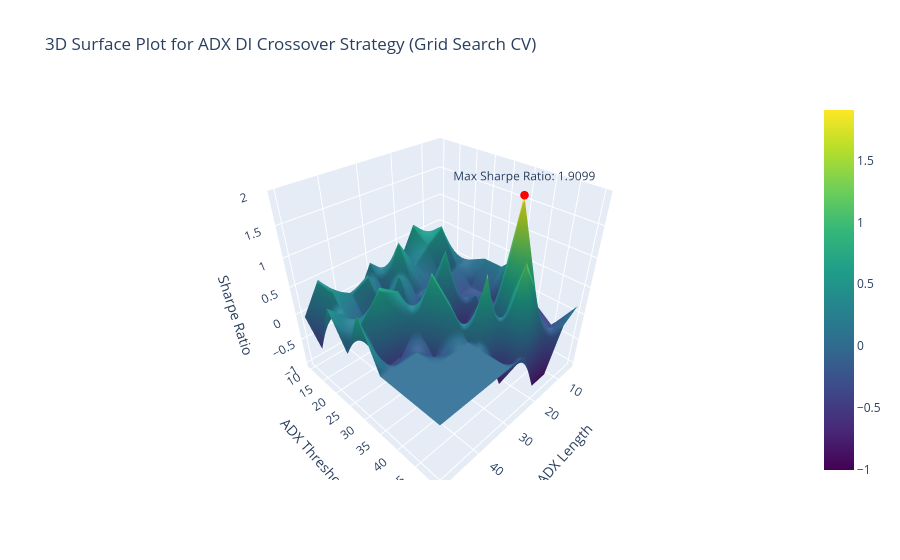

Notebook source saved alongside this figure:
### Code cell
# Ensure results were populated
if not results:
    print("No valid results found. Check strategy implementation and data.")
else:
    # Extract parameter values and Sharpe Ratios
    x_vals = [params['adx_length'] for params, _ in results]
    y_vals = [params['adx_threshold'] for params, _ in results]
    z_vals = [sharpe for _, sharpe in results]

    # Create grid for surface plot
    x_grid, y_grid = np.meshgrid(np.unique(x_vals), np.unique(y_vals))
    z_grid = np.zeros_like(x_grid, dtype=float)

    # Populate the z values based on the unique x and y values
    for i, x in enumerate(np.unique(x_vals)):
        for j, y in enumerate(np.unique(y_vals)):
            sharpe_values = [z for (xi, yi), z in zip(zip(x_vals, y_vals), z_vals) if xi == x and yi == y]
            if sharpe_values:
                z_grid[j, i] = max(sharpe_values)

    # Find the highest Sharpe Ratio
    max_sharpe_idx = np.unravel_index(np.argmax(z_grid, axis=None), z_grid.shape)
    max_sharpe_value = z_grid[max_sharpe_idx]
    best_adx_length = x_grid[max_sharpe_idx]
    best_adx_threshold = y_grid[max_sharpe_idx]

    # Plotly 3D surface plot
    fig = go.Figure(data=[go.Surface(x=x_grid, y=y_grid, z=z_grid, colorscale='Viridis')])

    # Add a scatter point for the maximum Sharpe Ratio
    fig.add_trace(go.Scatter3d(
        x=[best_adx_length],
        y=[best_adx_threshold],
        z=[max_sharpe_value],
        mode='markers+text',
        marker=dict(size=5, color='red'),
        text=[f'Max Sharpe Ratio: {max_sharpe_value:.4f}'],
        textposition='top center'
    ))

    fig.update_layout(title='3D Surface Plot for ADX DI Crossover Strategy (Grid Search CV)', scene=dict(
        xaxis_title='ADX Length',
        yaxis_title='ADX Threshold',
        zaxis_title='Sharpe Ratio'
    ))
    fig.show()

# Print the best parameters and metrics
    print("Best Parameters:", {"adx_length": best_adx_length, "adx_threshold": best_adx_threshold})
    print("Best Sharpe Ratio:", max_sharpe_value)
    best_result = adx_di_crossover_strategy(data.copy(), adx_length=best_adx_length, adx_threshold=best_adx_threshold)
    best_metrics = performance_metrics(best_result,timeframe)
    print("Average Return:", best_metrics.get('Average Return', 'N/A'))
    print("Maximum Drawdown:", best_metrics.get('Maximum Drawdown', 'N/A'))
    print("Calmar Ratio:", best_metrics.get('Calmar Ratio', 'N/A'))
    print("Number of Trades:", best_metrics.get('Number of Trades', 'N/A'))

### Figure 1 — Plotly figure (JSON) as saved in the notebook; plotly's stock layout.template omitted (floating-point values rounded to 4 significant figures)
{"data": [{"colorscale": [[0, "#440154"], [0.1111, "#482878"], [0.2222, "#3e4989"], [0.3333, "#31688e"], [0.4444, "#26828e"], [0.5556, "#1f9e89"], [0.6667, "#35b779"], [0.7778, "#6ece58"], [0.8889, "#b5de2b"], [1, "#fde725"]], "type": "surface", "x": [[5, 10, 15, 20, 25, 30, 35, 40, 45, 50], [5, 10, 15, 20, 25, 30, 35, 40, 45, 50], [5, 10, 15, 20, 25, 30, 35, 40, 45, 50], [5, 10, 15, 20, 25, 30, 35, 40, 45, 50], [5, 10, 15, 20, 25, 30, 35, 40, 45, 50], [5, 10, 15, 20, 25, 30, 35, 40, 45, 50], [5, 10, 15, 20, 25, 30, 35, 40, 45, 50], [5, 10, 15, 20, 25, 30, 35, 40, 45, 50], [5, 10, 15, 20, 25, 30, 35, 40, 45, 50]], "y": [[10, 10, 10, 10, 10, 10, 10, 10, 10, 10], [15, 15, 15, 15, 15, 15, 15, 15, 15, 15], [20, 20, 20, 20, 20, 20, 20, 20, 20, 20], [25, 25, 25, 25, 25, 25, 25, 25, 25, 25], [30, 30, 30, 30, 30, 30, 30, 30, 30, 30], [35, 35, 35, 35, 35, 35, 35, 35, 35, 35], [40, 40, 40, 40, 40, 40, 40, 40, 40, 40], [45, 45, 45, 45, 45, 45, 45, 45, 45, 45], [50, 50, 50, 50, 50, 50, 50, 50, 50, 50]], "z": [[-0.024, 0.4059, 0.6941, 0.1383, 0.04391, 0.3521, -0.1984, -0.00709, 0.4815, -0.04944], [-0.06343, 0.6796, 0.4165, 0.1893, 0.7439, -0.1534, 0.4304, 0.2524, 0.4564, -0.4678], [0.02735, 0.04844, -0.1516, -0.1161, -0.09044, 0.4454, -0.3086, -0.3039, 0.152, 0.5116], [0.2045, -0.2333, -0.3244, 0.7649, -0.5189, -0.423, 0.4903, 0.7149, 0.3257, -0.09025], [0.2024, -0.2438, -0.04236, -0.7823, -0.07133, 0.8283, 0.1396, -0.3624, -0.4441, 0.8005], [0.5732, -0.4033, -0.4595, -0.1399, -1.003, 0.4805, -0.3461, 0, 0, 0], [-0.1641, -0.5634, 1.91, -0.4663, 1.001, 0, 0, 0, 0, 0], [-0.4211, -0.312, 0.5902, 1.211, -0.8132, 0, 0, 0, 0, 0], [0.1548, -0.03019, -0.8122, -0.8198, 0, 0, 0, 0, 0, 0]]}, {"marker": {"color": "red", "size": 5}, "mode": "markers+text", "text": ["Max Sharpe Ratio: 1.9099"], "textposition": "top center", "type": "scatter3d", "x": [15], "y": [40], "z": [1.91]}], "layout": {"autosize": true, "scene": {"aspectmode": "auto", "aspectratio": {"x": 1, "y": 1, "z": 1}, "xaxis": {"title": {"text": "ADX Length"}, "type": "linear"}, "yaxis": {"title": {"text": "ADX Threshold"}, "type": "linear"}, "zaxis": {"title": {"text": "Sharpe Ratio"}, "type": "linear"}}, "title": {"text": "3D Surface Plot for ADX DI Crossover Strategy (Grid Search CV)"}}}
